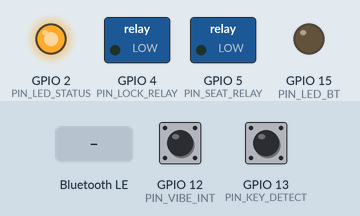
This sketch was run on a simulated ESP32. On the bench: switched loads named in the sketch (green lamp = pin HIGH), output pins drawn as LEDs (lit = HIGH). The inputs (shaded band) are chosen by the test bench; at power-on: GPIO 12 (PIN_VIBE_INT) HIGH, GPIO 13 (PIN_KEY_DETECT) LOW. I2S audio is not simulated (input reads silence); EEPROM starts erased; nothing arrives over Bluetooth unless stated; a phone connects over Bluetooth LE 3 s after start; what the sketch prints to the serial monitor is not drawn.

Above: at 1.2 s.
1.3 s: GPIO 12 (PIN_VIBE_INT) pulled LOW for 0.15 s
At 3.4 s:
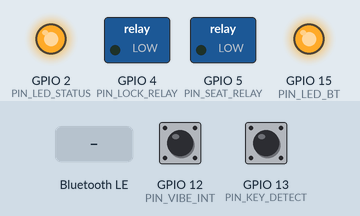
4.4 s: Bluetooth LE write "1" received
5.9 s: Bluetooth LE write "1" received
7.4 s: Bluetooth LE write "1" received
Timing chart, 0 to 10.4 s (numbered marks = the images above; inputs shaded):
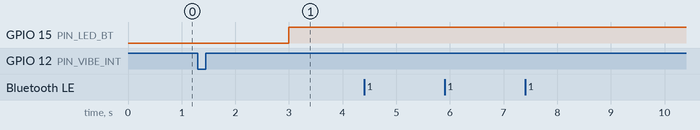

The sketch:

ebike_security.ino
```cpp
/**
 * 深远GT1防盗控制器 - ESP32固件
 * 功能：蓝牙门锁、震动报警、音效播放、座桶控制、4G/GPS预留
 * 框架：Arduino ESP32
 * 作者：小码 for 大哥良
 * 日期：2026-05-05
 */

#include <BLEDevice.h>
#include <BLEServer.h>
#include <BLEUtils.h>
#include <BLE2902.h>
#include <driver/i2s.h>
#include <Preferences.h>
#include <EEPROM.h>

// ==================== GPIO 定义 ====================
#define PIN_LOCK_RELAY   4   // 电门锁继电器（高电平锁车）
#define PIN_SEAT_RELAY   5   // 座桶继电器（脉冲触发）
#define PIN_VIBE_INT    12   // 震动报警信号输入（下降沿触发）
#define PIN_KEY_DETECT   13  // 原车钥匙信号检测（高电平=ACC ON）
#define PIN_LED_STATUS   2   // 状态LED
#define PIN_LED_BT       15  // 蓝牙状态LED

// I2S 音频引脚
#define I2S_BCK_PIN     18
#define I2S_WS_PIN      19
#define I2S_DATA_PIN    21
#define I2S_MCK_PIN     -1  // MAX98357A 不需要MCLK

// 4G/GPS 预留 UART
#define GPS_RX_PIN      16
#define GPS_TX_PIN      17

// ==================== BLE UUID 定义 ====================
#define SERVICE_UUID        "12345678-1234-1234-1234-123456789abc"
#define CHAR_LOCK_UUID      "12345678-1234-1234-1234-123456789abd"  // 锁控制
#define CHAR_MODE_UUID      "12345678-1234-1234-1234-123456789abe"  // 模式切换
#define CHAR_STATUS_UUID    "12345678-1234-1234-1234-123456789abf"  // 状态上报
#define CHAR_SOUND_UUID     "12345678-1234-1234-1234-123456789ac0"  // 音效选择
#define CHAR_SEAT_UUID      "12345678-1234-1234-1234-123456789ac1"  // 座桶开启
#define CHAR_BT_PAIR_UUID   "12345678-1234-1234-1234-123456789ac2"  // 蓝牙配对管理

// ==================== 全局状态 ====================
Preferences prefs;

// 工作模式
enum WorkMode {
  MODE_AUTO = 0,    // 自动模式：蓝牙连上解锁，断开上锁
  MODE_MANUAL = 1    // 手动模式：APP控制开关锁
};
WorkMode currentMode = MODE_AUTO;

// 锁状态
enum LockState {
  LOCKED = 0,
  UNLOCKED = 1
};
LockState lockState = LOCKED;

// 蓝牙配对MAC地址（最多2个）
uint8_t pairedMAC[2][6];
bool btConnected[2] = {false, false};
int connectedCount = 0;

// 震动报警
volatile bool vibeTriggered = false;
unsigned long lastVibeTime = 0;
const unsigned long VIBE_DEBOUNCE = 1000;  // 震动去抖1秒
bool alarmActive = false;
int currentSoundEffect = 0;  // 0-4 音效编号

// ==================== BLE 特征指针 ====================
BLECharacteristic *pLockChar;
BLECharacteristic *pModeChar;
BLECharacteristic *pStatusChar;
BLECharacteristic *pSoundChar;
BLECharacteristic *pSeatChar;
BLECharacteristic *pBtPairChar;

// ==================== I2S 音频 ====================
const i2s_port_t I2S_PORT = I2S_NUM_0;

// 内置音效数据（简化版，实际应从SPIFFS/LittleFS读取）
// 音效0：普通"滴滴"声
// 音效1：警笛声
// 音效2：摩托车轰鸣声
// 音效3：自定义上传音效（预留）
// 音效4：静音

// ==================== 函数声明 ====================
void IRAM_ATTR vibeInterruptHandler();
void loadPreferences();
void savePreferences();
void setLockState(LockState state);
void triggerAlarm();
void playSoundEffect(int effect);
void i2sInit();
void bleInit();
void notifyStatus();
void checkAutoMode();
void pulseSeatRelay();

// ==================== 震动中断处理 ====================
void IRAM_ATTR vibeInterruptHandler() {
  unsigned long now = millis();
  if (now - lastVibeTime > VIBE_DEBOUNCE) {
    vibeTriggered = true;
    lastVibeTime = now;
  }
}

// ==================== 设置 ====================
void setup() {
  Serial.begin(115200);
  Serial.println("=== 深远GT1防盗控制器启动 ===");

  // GPIO初始化
  pinMode(PIN_LOCK_RELAY, OUTPUT);
  pinMode(PIN_SEAT_RELAY, OUTPUT);
  pinMode(PIN_LED_STATUS, OUTPUT);
  pinMode(PIN_LED_BT, OUTPUT);
  pinMode(PIN_KEY_DETECT, INPUT_PULLDOWN);
  pinMode(PIN_VIBE_INT, INPUT_PULLUP);

  digitalWrite(PIN_LOCK_RELAY, LOW);
  digitalWrite(PIN_SEAT_RELAY, LOW);
  digitalWrite(PIN_LED_STATUS, LOW);
  digitalWrite(PIN_LED_BT, LOW);

  // 中断附加
  attachInterrupt(digitalPinToInterrupt(PIN_VIBE_INT), vibeInterruptHandler, FALLING);

  // 加载偏好设置
  loadPreferences();

  // I2S音频初始化
  i2sInit();

  // BLE初始化
  bleInit();

  Serial.println("系统初始化完成！");
  digitalWrite(PIN_LED_STATUS, HIGH);
}

// ==================== 主循环 ====================
void loop() {
  // 1. 检查自动模式
  if (currentMode == MODE_AUTO) {
    checkAutoMode();
  }

  // 2. 检查震动报警
  if (vibeTriggered && !alarmActive) {
    vibeTriggered = false;
    Serial.println("震动报警触发！");
    triggerAlarm();
  }

  // 3. 检查原车钥匙信号（钥匙打开时强制解锁）
  if (digitalRead(PIN_KEY_DETECT) == HIGH) {
    if (lockState == LOCKED) {
      Serial.println("检测到钥匙信号，强制解锁");
      setLockState(UNLOCKED);
    }
  }

  // 4. 报警播放中...
  if (alarmActive) {
    // 报警持续10秒后停止
    static unsigned long alarmStartTime = 0;
    if (alarmStartTime == 0) alarmStartTime = millis();
    if (millis() - alarmStartTime > 10000) {
      alarmActive = false;
      alarmStartTime = 0;
      Serial.println("报警结束");
      // TODO: 停止音频播放
    }
  }

  delay(50);
}

// ==================== 锁控制 ====================
void setLockState(LockState state) {
  lockState = state;
  if (state == LOCKED) {
    digitalWrite(PIN_LOCK_RELAY, HIGH);  // 高电平锁车（根据实际接线调整）
    Serial.println("已上锁");
  } else {
    digitalWrite(PIN_LOCK_RELAY, LOW);
    Serial.println("已解锁");
  }
  notifyStatus();
}

// ==================== 自动模式检查 ====================
void checkAutoMode() {
  bool anyConnected = (connectedCount > 0);

  if (anyConnected && lockState == LOCKED) {
    Serial.println("蓝牙已连接（自动模式），自动解锁");
    setLockState(UNLOCKED);
  } else if (!anyConnected && lockState == UNLOCKED) {
    // 延迟5秒后上锁（避免短暂断连）
    static unsigned long disconnectTime = 0;
    if (disconnectTime == 0) disconnectTime = millis();
    if (millis() - disconnectTime > 5000) {
      Serial.println("蓝牙已断开（自动模式），自动上锁");
      setLockState(LOCKED);
      disconnectTime = 0;
    }
  } else {
    // 重置计时器
  }
}

// ==================== 震动报警 ====================
void triggerAlarm() {
  alarmActive = true;
  playSoundEffect(currentSoundEffect);
  notifyStatus();  // 通知APP报警触发
}

// ==================== 座桶开启 ====================
void pulseSeatRelay() {
  digitalWrite(PIN_SEAT_RELAY, HIGH);
  delay(100);  // 100ms脉冲
  digitalWrite(PIN_SEAT_RELAY, LOW);
  Serial.println("座桶已开启");
}

// ==================== 音频播放 ====================
void i2sInit() {
  i2s_config_t i2s_config = {
    .mode = (i2s_mode_t)(I2S_MODE_MASTER | I2S_MODE_TX),
    .sample_rate = 44100,
    .bits_per_sample = I2S_BITS_PER_SAMPLE_16BIT,
    .channel_format = I2S_CHANNEL_FMT_RIGHT_LEFT,
    .communication_format = I2S_COMM_FORMAT_I2S_MSB,
    .intr_alloc_flags = 0,
    .dma_buf_count = 8,
    .dma_buf_len = 1024,
    .use_apll = false,
    .tx_desc_auto_clear = true
  };

  i2s_pin_config_t pin_config = {
    .bck_io_num = I2S_BCK_PIN,
    .ws_io_num = I2S_WS_PIN,
    .data_out_num = I2S_DATA_PIN,
    .data_in_num = I2S_PIN_NO_CHANGE
  };

  i2s_driver_install(I2S_PORT, &i2s_config, 0, NULL);
  i2s_set_pin(I2S_PORT, &pin_config);
  i2s_zero_dma_buffer(I2S_PORT);
}

void playSoundEffect(int effect) {
  Serial.print("播放音效: ");
  Serial.println(effect);
  // TODO: 根据实际音效数据通过I2S发送音频数据
  // 可以从SPIFFS读取预存的WAV/MP3文件，或生成合成音效
  // 参考：使用audio_pipeline或直接I2S写数据
}

// ==================== BLE 通信 ====================
class MyServerCallbacks : public BLEServerCallbacks {
  void onConnect(BLEServer* pServer, esp_ble_gatts_cb_param_t* param) {
    connectedCount++;
    Serial.println("BLE设备已连接");
    digitalWrite(PIN_LED_BT, HIGH);
    notifyStatus();
  }

  void onDisconnect(BLEServer* pServer) {
    connectedCount--;
    if (connectedCount < 0) connectedCount = 0;
    Serial.println("BLE设备已断开");
    if (connectedCount == 0) {
      digitalWrite(PIN_LED_BT, LOW);
    }
    notifyStatus();
  }
};

class LockCallbacks : public BLECharacteristicCallbacks {
  void onWrite(BLECharacteristic *pCharacteristic) {
    std::string value = pCharacteristic->getValue();
    if (value.length() > 0) {
      int cmd = value[0];
      if (cmd == 0x01) {
        setLockState(LOCKED);
      } else if (cmd == 0x02) {
        setLockState(UNLOCKED);
      }
      Serial.print("APP锁控制命令: ");
      Serial.println(cmd);
    }
  }
};

class ModeCallbacks : public BLECharacteristicCallbacks {
  void onWrite(BLECharacteristic *pCharacteristic) {
    std::string value = pCharacteristic->getValue();
    if (value.length() > 0) {
      currentMode = (value[0] == 0x01) ? MODE_AUTO : MODE_MANUAL;
      savePreferences();
      Serial.print("工作模式切换: ");
      Serial.println(currentMode == MODE_AUTO ? "自动" : "手动");
      notifyStatus();
    }
  }
};

class SoundCallbacks : public BLECharacteristicCallbacks {
  void onWrite(BLECharacteristic *pCharacteristic) {
    std::string value = pCharacteristic->getValue();
    if (value.length() > 0) {
      currentSoundEffect = value[0];
      savePreferences();
      Serial.print("音效切换: ");
      Serial.println(currentSoundEffect);
    }
  }
};

class SeatCallbacks : public BLECharacteristicCallbacks {
  void onWrite(BLECharacteristic *pCharacteristic) {
    std::string value = pCharacteristic->getValue();
    if (value.length() > 0 && value[0] == 0x01) {
      pulseSeatRelay();
      notifyStatus();
    }
  }
};

void bleInit() {
  BLEDevice::init("深远GT1防盗器");
  BLEServer *pServer = BLEDevice::createServer();
  pServer->setCallbacks(new MyServerCallbacks());

  BLEService *pService = pServer->createService(SERVICE_UUID);

  // 锁控制特征
  pLockChar = pService->createCharacteristic(CHAR_LOCK_UUID, BLECharacteristic::PROPERTY_WRITE);
  pLockChar->setCallbacks(new LockCallbacks());
  pLockChar->addDescriptor(new BLE2902());

  // 模式切换特征
  pModeChar = pService->createCharacteristic(CHAR_MODE_UUID, BLECharacteristic::PROPERTY_WRITE);
  pModeChar->setCallbacks(new ModeCallbacks());
  pModeChar->addDescriptor(new BLE2902());

  // 状态上报特征（通知）
  pStatusChar = pService->createCharacteristic(CHAR_STATUS_UUID, BLECharacteristic::PROPERTY_NOTIFY);
  pStatusChar->addDescriptor(new BLE2902());

  // 音效选择特征
  pSoundChar = pService->createCharacteristic(CHAR_SOUND_UUID, BLECharacteristic::PROPERTY_WRITE);
  pSoundChar->setCallbacks(new SoundCallbacks());
  pSoundChar->addDescriptor(new BLE2902());

  // 座桶开启特征
  pSeatChar = pService->createCharacteristic(CHAR_SEAT_UUID, BLECharacteristic::PROPERTY_WRITE);
  pSeatChar->setCallbacks(new SeatCallbacks());
  pSeatChar->addDescriptor(new BLE2902());

  // 蓝牙配对管理（预留）
  pBtPairChar = pService->createCharacteristic(CHAR_BT_PAIR_UUID,
                BLECharacteristic::PROPERTY_WRITE | BLECharacteristic::PROPERTY_READ);
  pBtPairChar->addDescriptor(new BLE2902());

  pService->start();

  BLEAdvertising *pAdvertising = BLEDevice::getAdvertising();
  pAdvertising->addServiceUUID(SERVICE_UUID);
  pAdvertising->setScanResponse(true);
  pAdvertising->setMinPreferred(0x06);
  pAdvertising->setMinPreferred(0x12);
  BLEDevice::startAdvertising();

  Serial.println("BLE初始化完成，等待连接...");
}

void notifyStatus() {
  if (pStatusChar == nullptr) return;

  uint8_t status[8];
  status[0] = (lockState == LOCKED) ? 0x01 : 0x00;
  status[1] = (currentMode == MODE_AUTO) ? 0x01 : 0x00;
  status[2] = connectedCount;
  status[3] = alarmActive ? 0x01 : 0x00;
  status[4] = currentSoundEffect;
  status[5] = digitalRead(PIN_KEY_DETECT);
  status[6] = 0x00;  // 预留：4G信号强度
  status[7] = 0x00;  // 预留：GPS定位状态

  pStatusChar->setValue(status, 8);
  pStatusChar->notify();
}

// ==================== 偏好设置存储 ====================
void loadPreferences() {
  prefs.begin("ebike_security", true);  // 只读模式
  currentMode = (WorkMode)prefs.getInt("work_mode", 0);
  currentSoundEffect = prefs.getInt("sound_fx", 0);

  // 读取配对的MAC地址
  String mac0 = prefs.getString("mac0", "");
  String mac1 = prefs.getString("mac1", "");
  // TODO: 将字符串MAC转换为6字节数组

  prefs.end();
  Serial.println("偏好设置已加载");
}

void savePreferences() {
  prefs.begin("ebike_security", false);  // 读写模式
  prefs.putInt("work_mode", (int)currentMode);
  prefs.putInt("sound_fx", currentSoundEffect);
  prefs.end();
  Serial.println("偏好设置已保存");
}
```

Measured:
- after the input at 4.4 s, every drawn part: stays the same
- after the input at 5.9 s, every drawn part: stays the same
- after the input at 7.4 s, every drawn part: stays the same
